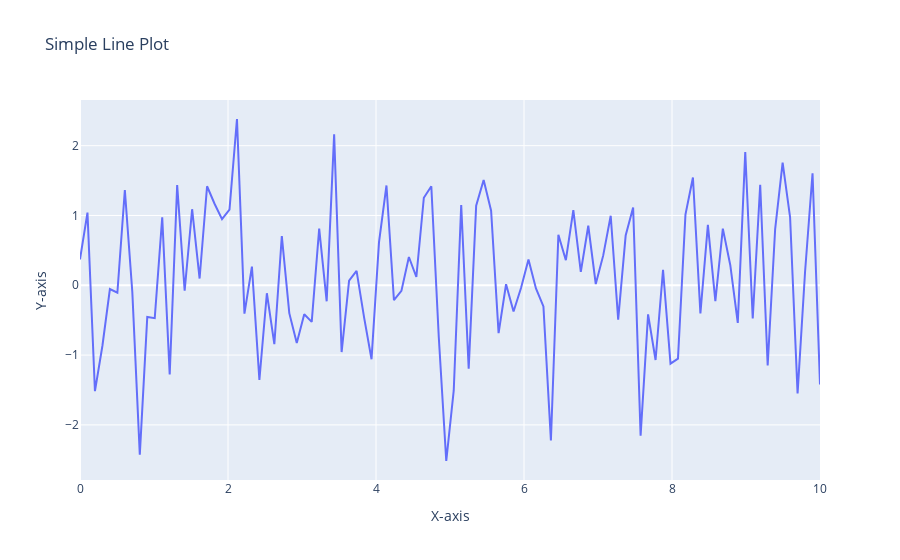

Notebook code cell kept with this figure:
### Code cell
# Using Plotly, create a basic line plot of a randomly generated dataset, label the axes, and set the title as
# 'Simple Line Plot'8.


import plotly.graph_objects as go
import numpy as np

# Generate random dataset
x = np.linspace(0, 10, 100)
y = np.random.randn(100)

# Create the figure
fig = go.Figure()

# Add a line plot
fig.add_trace(go.Scatter(x=x, y=y, mode='lines', name='Random Data'))

# Label the axes
fig.update_layout(
    title='Simple Line Plot',
    xaxis_title='X-axis',
    yaxis_title='Y-axis'
)

# Show the plot
fig.show()
